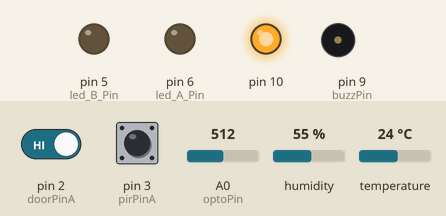
This sketch was run on a simulated Arduino Uno, built with avr-gcc and run on an emulated ATmega328P. Shown: output pins drawn as LEDs (lit = HIGH), buzzer (waves = sounding, pin HIGH). Inputs (shaded band) come from the test bench; at power-on: pin 2 (doorPinA) HIGH, pin 3 (pirPinA) HIGH, A0 (optoPin) = 512, humidity 55 %, temperature 24 °C. Random numbers use the default seed unless the sketch sets one; no radio packets arrive unless stated; what the sketch prints to the serial monitor is not drawn.

Above: at 2.8 s.
2.9 s: pin 2 (doorPinA) driven LOW
At 3.7 s:
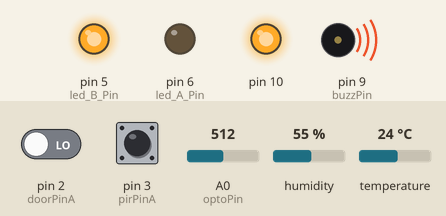
5.4 s: pin 3 (pirPinA) pulsed LOW 2 times (0.12 s each, 0.3 s apart)
At 6.3 s:
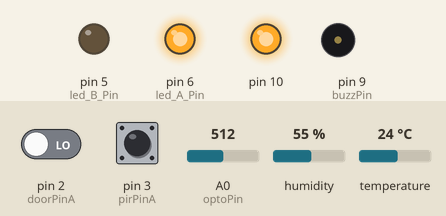
Timing chart, 0 to 9.0 s (numbered marks = the images above; inputs shaded):
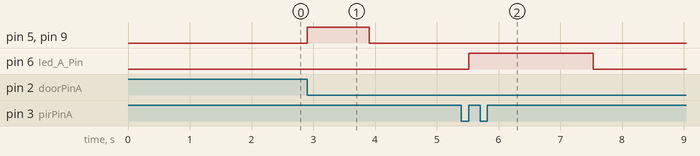

The sketch:

node_A.ino
```cpp
//
//
// hypernet node A 1.2
//
//

#include <dht11.h>
#include "RF24Network.h"
#include "RF24.h"
#include <SPI.h>
#include "printf.h"
#include <JeeLib.h>

//////////////////////////////////////
// Create the structures for data
//////////////////////////////////////
struct data_to_send {
  unsigned node;
  unsigned temp;
  unsigned humi;
  unsigned light;
  unsigned door;
  unsigned pir;
  unsigned long hkey;
};

struct data_received {
  unsigned long hkey = 0;
};

//////////////////////////////////////
// Setup nRF24L01+ module
//////////////////////////////////////
RF24 radio(8,7);
RF24Network rf24Net(radio);
const uint64_t this_node =  01; // node A
const uint64_t other_node = 00; // base

//////////////////////////////////////
// Setup the rest of it
//////////////////////////////////////
dht11 DHT11;
#define DHT11PIN 4

const int optoPin   = A0;
const int doorPinA  = 2;
const int pirPinA  = 3;
const int led_A_Pin = 6;
const int led_B_Pin = 5;
bool led_B_state = LOW;
const int buzzPin   = 9;
bool buzzPin_state = LOW;
unsigned long start_buzz_time = 0;
bool soft_alarm_state = false;
bool pir_alarm_state = false;

unsigned long currentTime = 0;
unsigned long startTime   = 0;
bool runOnce = true;

ISR(WDT_vect) { Sleepy::watchdogEvent(); } // Setup the watchdog

//////////////////////////////////////
// setup
//////////////////////////////////////
void setup(void) {

  // Initialize interfaces
  printf_begin();
  Serial.begin(9600);
  Serial.print(F("Starting interfaces..."));
  SPI.begin();
  radio.begin();
  Serial.print(F("complete]\n"));
  rf24Net.begin(90, this_node);
  radio.setDataRate(RF24_250KBPS);
  radio.printDetails();

  // initialize pins
  pinMode(led_A_Pin, OUTPUT);
  pinMode(led_B_Pin, OUTPUT);
  pinMode(buzzPin, OUTPUT);
  pinMode(doorPinA, INPUT_PULLUP);
  pinMode(pirPinA, INPUT_PULLUP);

  // connect D2 pin as an External Interrupt - Reed switch
  attachInterrupt(0, doorStateChange, CHANGE);
  attachInterrupt(1, pirStateChange, RISING);
}

//////////////////////////////////////
// loop
//////////////////////////////////////
uint32_t txTimer = 0;

void loop(void)
{
  Serial.println(pir_alarm_state);
  // check If soft_alarm_state is true, then count 1s and set it to LOW
  if (soft_alarm_state || pir_alarm_state){
    if (runOnce) {
      detachInterrupt(1);
      startTime = millis();
      runOnce = false;
      if (soft_alarm_state) {
        digitalWrite(led_B_Pin, HIGH);
        digitalWrite(buzzPin, HIGH);
      }
      else if (pir_alarm_state) {
        digitalWrite(led_A_Pin, HIGH);
      }
    }
    currentTime = millis();

    if (currentTime - startTime <= 1000) {
      Serial.println(currentTime - startTime);
    }
    else {
        runOnce = true;
        if (soft_alarm_state) {
          digitalWrite(led_B_Pin, LOW);
          digitalWrite(buzzPin, LOW);
          soft_alarm_state = false;
        }
        else if (pir_alarm_state) {
          digitalWrite(led_A_Pin, LOW);
          pir_alarm_state = false;
        }
        attachInterrupt(1, pirStateChange, RISING);
    }
  }

  rf24Net.update();

  if (millis() - txTimer > 1000) {
    DHT11.read(DHT11PIN);
    data_to_send payload;
    payload.node  = 01;
    payload.temp  = DHT11.temperature;
    payload.humi  = DHT11.humidity;
    payload.light = map(analogRead(optoPin), 0, 1023, 100, 0);
    payload.door  = soft_alarm_state;
    payload.pir   = pir_alarm_state;
    payload.hkey  = random(10000000, 99999999);

    // starts counting
    unsigned long elapsed = 0;
    unsigned long start = millis();
    Serial.println(payload.hkey);

    // sends packet
    RF24NetworkHeader header(other_node);

    Serial.println("Sending data to base every 30 sec.");
    txTimer = millis();
    bool ok = rf24Net.write( header, &payload, sizeof(payload) );
    if (ok) {
      unsigned long finish = millis();
      elapsed = finish - start;
      Serial.println("ok.");
      Serial.print(elapsed);
      Serial.print("ms\n");
      rf24Net.update();
    }
    else {
      Serial.println("failed.");
    }
  }

  while ( rf24Net.available() )
  {
    Serial.println("Received packet");
    RF24NetworkHeader header2;
    data_received confirm;
    rf24Net.read(header2, &confirm, sizeof(confirm));
    Serial.println(confirm.hkey);
    Serial.println("------------------------------");
    if (soft_alarm_state == LOW && pir_alarm_state == LOW){
      Serial.println(F("Going to sleep..."));
      delay(100);
      radio.powerDown();
      Sleepy::loseSomeTime(30000);
      radio.powerUp();
      Serial.println(F("Woke up!"));
    }
  }
}

//////////////////////////////////////
// Interrupt for reed
//////////////////////////////////////
void doorStateChange() {
  static unsigned long last_interrupt_time = 0;
  unsigned long interrupt_time = millis();
  if (interrupt_time - last_interrupt_time > 500)
  {
    soft_alarm_state = true;
  }
  last_interrupt_time = interrupt_time;
}

//////////////////////////////////////
// Interrupt for pir
//////////////////////////////////////
void pirStateChange() {
  static unsigned long last_interrupt_time_pir = 0;
  unsigned long interrupt_time_pir = millis();
  if (interrupt_time_pir - last_interrupt_time_pir > 500)
  {
    pir_alarm_state = true;
  }
  last_interrupt_time_pir = interrupt_time_pir;
}
```

Measured:
- after the input at 2.9 s, pin 5 (led_B_Pin), pin 9 (buzzPin): LOW → HIGH at once, → LOW 1.0 s later
- after the input at 5.4 s, pin 6 (led_A_Pin): LOW → HIGH after 0.12 s, → LOW 2.0 s later
